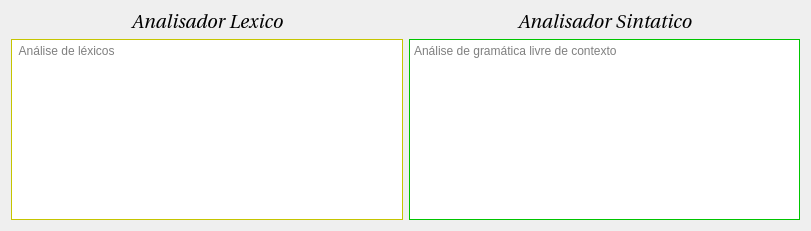
   <widget class="QWidget" name="horizontalLayoutWidget_2">
    <property name="geometry">
     <rect>
      <x>20</x>
      <y>310</y>
      <width>811</width>
      <height>231</height>
     </rect>
    </property>
    <layout class="QHBoxLayout" name="analisi">
     <item>
      <layout class="QVBoxLayout" name="lexema">
       <item>
        <widget class="QLabel" name="label_2">
         <property name="font">
          <font>
           <family>Utopia</family>
           <pointsize>14</pointsize>
           <italic>true</italic>
          </font>
         </property>
         <property name="locale">
          <locale language="Portuguese" country="Brazil"/>
         </property>
         <property name="text">
          <string>Analisador Lexico</string>
         </property>
         <property name="alignment">
          <set>Qt::AlignCenter</set>
         </property>
        </widget>
       </item>
       <item>
        <widget class="QTextEdit" name="tx_lexico">
         <property name="palette">
          <palette>
           <active>
            <colorrole role="WindowText">
             <brush brushstyle="SolidPattern">
              <color alpha="255">
               <red>0</red>
               <green>0</green>
               <blue>0</blue>
              </color>
             </brush>
            </colorrole>
            <colorrole role="Button">
             <brush brushstyle="SolidPattern">
              <color alpha="255">
               <red>255</red>
               <green>255</green>
               <blue>0</blue>
              </color>
             </brush>
            </colorrole>
            <colorrole role="Light">
             <brush brushstyle="SolidPattern">
              <color alpha="255">
               <red>255</red>
               <green>255</green>
               <blue>127</blue>
              </color>
             </brush>
            </colorrole>
            <colorrole role="Midlight">
             <brush brushstyle="SolidPattern">
              <color alpha="255">
               <red>255</red>
               <green>255</green>
               <blue>63</blue>
              </color>
             </brush>
            </colorrole>
            <colorrole role="Dark">
             <brush brushstyle="SolidPattern">
              <color alpha="255">
               <red>127</red>
               <green>127</green>
               <blue>0</blue>
              </color>
             </brush>
            </colorrole>
            <colorrole role="Mid">
             <brush brushstyle="SolidPattern">
              <color alpha="255">
               <red>170</red>
               <green>170</green>
               <blue>0</blue>
              </color>
             </brush>
            </colorrole>
            <colorrole role="Text">
             <brush brushstyle="SolidPattern">
              <color alpha="255">
               <red>0</red>
               <green>0</green>
               <blue>0</blue>
              </color>
             </brush>
            </colorrole>
            <colorrole role="BrightText">
             <brush brushstyle="SolidPattern">
              <color alpha="255">
               <red>255</red>
               <green>255</green>
               <blue>255</blue>
              </color>
             </brush>
            </colorrole>
            <colorrole role="ButtonText">
             <brush brushstyle="SolidPattern">
              <color alpha="255">
               <red>0</red>
               <green>0</green>
               <blue>0</blue>
              </color>
             </brush>
            </colorrole>
            <colorrole role="Base">
             <brush brushstyle="SolidPattern">
              <color alpha="255">
               <red>255</red>
               <green>255</green>
               <blue>255</blue>
              </color>
             </brush>
            </colorrole>
            <colorrole role="Window">
             <brush brushstyle="SolidPattern">
              <color alpha="255">
               <red>255</red>
               <green>255</green>
               <blue>0</blue>
              </color>
             </brush>
            </colorrole>
            <colorrole role="Shadow">
             <brush brushstyle="SolidPattern">
              <color alpha="255">
               <red>0</red>
               <green>0</green>
               <blue>0</blue>
              </color>
             </brush>
            </colorrole>
            <colorrole role="AlternateBase">
             <brush brushstyle="SolidPattern">
              <color alpha="255">
               <red>255</red>
               <green>255</green>
               <blue>127</blue>
              </color>
             </brush>
            </colorrole>
            <colorrole role="ToolTipBase">
             <brush brushstyle="SolidPattern">
              <color alpha="255">
               <red>255</red>
               <green>255</green>
               <blue>220</blue>
              </color>
             </brush>
            </colorrole>
            <colorrole role="ToolTipText">
             <brush brushstyle="SolidPattern">
              <color alpha="255">
               <red>0</red>
               <green>0</green>
               <blue>0</blue>
              </color>
             </brush>
            </colorrole>
            <colorrole role="PlaceholderText">
             <brush brushstyle="NoBrush">
              <color alpha="128">
               <red>0</red>
               <green>0</green>
               <blue>0</blue>
              </color>
             </brush>
            </colorrole>
           </active>
           <inactive>
            <colorrole role="WindowText">
             <brush brushstyle="SolidPattern">
              <color alpha="255">
               <red>0</red>
               <green>0</green>
               <blue>0</blue>
              </color>
             </brush>
            </colorrole>
            <colorrole role="Button">
             <brush brushstyle="SolidPattern">
              <color alpha="255">
               <red>255</red>
               <green>255</green>
               <blue>0</blue>
              </color>
             </brush>
            </colorrole>
            <colorrole role="Light">
             <brush brushstyle="SolidPattern">
              <color alpha="255">
               <red>255</red>
               <green>255</green>
               <blue>127</blue>
              </color>
             </brush>
            </colorrole>
            <colorrole role="Midlight">
             <brush brushstyle="SolidPattern">
              <color alpha="255">
               <red>255</red>
               <green>255</green>
               <blue>63</blue>
              </color>
             </brush>
            </colorrole>
            <colorrole role="Dark">
             <brush brushstyle="SolidPattern">
              <color alpha="255">
               <red>127</red>
               <green>127</green>
               <blue>0</blue>
              </color>
             </brush>
            </colorrole>
            <colorrole role="Mid">
             <brush brushstyle="SolidPattern">
              <color alpha="255">
               <red>170</red>
               <green>170</green>
               <blue>0</blue>
              </color>
             </brush>
            </colorrole>
            <colorrole role="Text">
             <brush brushstyle="SolidPattern">
              <color alpha="255">
               <red>0</red>
               <green>0</green>
               <blue>0</blue>
              </color>
             </brush>
            </colorrole>
            <colorrole role="BrightText">
             <brush brushstyle="SolidPattern">
              <color alpha="255">
               <red>255</red>
               <green>255</green>
               <blue>255</blue>
              </color>
             </brush>
            </colorrole>
            <colorrole role="ButtonText">
             <brush brushstyle="SolidPattern">
              <color alpha="255">
               <red>0</red>
               <green>0</green>
               <blue>0</blue>
              </color>
             </brush>
            </colorrole>
            <colorrole role="Base">
             <brush brushstyle="SolidPattern">
              <color alpha="255">
               <red>255</red>
               <green>255</green>
               <blue>255</blue>
              </color>
             </brush>
            </colorrole>
            <colorrole role="Window">
             <brush brushstyle="SolidPattern">
              <color alpha="255">
               <red>255</red>
               <green>255</green>
               <blue>0</blue>
              </color>
             </brush>
            </colorrole>
            <colorrole role="Shadow">
             <brush brushstyle="SolidPattern">
              <color alpha="255">
               <red>0</red>
               <green>0</green>
               <blue>0</blue>
              </color>
             </brush>
            </colorrole>
            <colorrole role="AlternateBase">
             <brush brushstyle="SolidPattern">
              <color alpha="255">
               <red>255</red>
               <green>255</green>
               <blue>127</blue>
              </color>
             </brush>
            </colorrole>
            <colorrole role="ToolTipBase">
             <brush brushstyle="SolidPattern">
              <color alpha="255">
               <red>255</red>
               <green>255</green>
               <blue>220</blue>
              </color>
             </brush>
            </colorrole>
            <colorrole role="ToolTipText">
             <brush brushstyle="SolidPattern">
              <color alpha="255">
               <red>0</red>
               <green>0</green>
               <blue>0</blue>
              </color>
             </brush>
            </colorrole>
            <colorrole role="PlaceholderText">
             <brush brushstyle="NoBrush">
              <color alpha="128">
               <red>0</red>
               <green>0</green>
               <blue>0</blue>
              </color>
             </brush>
            </colorrole>
           </inactive>
           <disabled>
            <colorrole role="WindowText">
             <brush brushstyle="SolidPattern">
              <color alpha="255">
               <red>127</red>
               <green>127</green>
               <blue>0</blue>
              </color>
             </brush>
            </colorrole>
            <colorrole role="Button">
             <brush brushstyle="SolidPattern">
              <color alpha="255">
               <red>255</red>
               <green>255</green>
               <blue>0</blue>
              </color>
             </brush>
            </colorrole>
            <colorrole role="Light">
             <brush brushstyle="SolidPattern">
              <color alpha="255">
               <red>255</red>
               <green>255</green>
               <blue>127</blue>
              </color>
             </brush>
            </colorrole>
            <colorrole role="Midlight">
             <brush brushstyle="SolidPattern">
              <color alpha="255">
               <red>255</red>
               <green>255</green>
               <blue>63</blue>
              </color>
             </brush>
            </colorrole>
            <colorrole role="Dark">
             <brush brushstyle="SolidPattern">
              <color alpha="255">
               <red>127</red>
               <green>127</green>
               <blue>0</blue>
              </color>
             </brush>
            </colorrole>
            <colorrole role="Mid">
             <brush brushstyle="SolidPattern">
              <color alpha="255">
               <red>170</red>
               <green>170</green>
               <blue>0</blue>
              </color>
             </brush>
            </colorrole>
            <colorrole role="Text">
             <brush brushstyle="SolidPattern">
              <color alpha="255">
               <red>127</red>
               <green>127</green>
               <blue>0</blue>
              </color>
             </brush>
            </colorrole>
            <colorrole role="BrightText">
             <brush brushstyle="SolidPattern">
              <color alpha="255">
               <red>255</red>
               <green>255</green>
               <blue>255</blue>
              </color>
             </brush>
            </colorrole>
            <colorrole role="ButtonText">
             <brush brushstyle="SolidPattern">
              <color alpha="255">
               <red>127</red>
               <green>127</green>
               <blue>0</blue>
              </color>
             </brush>
            </colorrole>
            <colorrole role="Base">
             <brush brushstyle="SolidPattern">
              <color alpha="255">
               <red>255</red>
               <green>255</green>
               <blue>0</blue>
              </color>
             </brush>
            </colorrole>
            <colorrole role="Window">
             <brush brushstyle="SolidPattern">
              <color alpha="255">
               <red>255</red>
               <green>255</green>
               <blue>0</blue>
              </color>
             </brush>
            </colorrole>
            <colorrole role="Shadow">
             <brush brushstyle="SolidPattern">
              <color alpha="255">
               <red>0</red>
               <green>0</green>
               <blue>0</blue>
              </color>
             </brush>
            </colorrole>
            <colorrole role="AlternateBase">
             <brush brushstyle="SolidPattern">
              <color alpha="255">
               <red>255</red>
               <green>255</green>
               <blue>0</blue>
              </color>
             </brush>
            </colorrole>
            <colorrole role="ToolTipBase">
             <brush brushstyle="SolidPattern">
              <color alpha="255">
               <red>255</red>
               <green>255</green>
               <blue>220</blue>
              </color>
             </brush>
            </colorrole>
            <colorrole role="ToolTipText">
             <brush brushstyle="SolidPattern">
              <color alpha="255">
               <red>0</red>
               <green>0</green>
               <blue>0</blue>
              </color>
             </brush>
            </colorrole>
            <colorrole role="PlaceholderText">
             <brush brushstyle="NoBrush">
              <color alpha="128">
               <red>0</red>
               <green>0</green>
               <blue>0</blue>
              </color>
             </brush>
            </colorrole>
           </disabled>
          </palette>
         </property>
         <property name="html">
          <string>&lt;!DOCTYPE HTML PUBLIC &quot;-//W3C//DTD HTML 4.0//EN&quot; &quot;http://www.w3.org/TR/REC-html40/strict.dtd&quot;&gt;
&lt;html&gt;&lt;head&gt;&lt;meta name=&quot;qrichtext&quot; content=&quot;1&quot; /&gt;&lt;style type=&quot;text/css&quot;&gt;
p, li { white-space: pre-wrap; }
&lt;/style&gt;&lt;/head&gt;&lt;body style=&quot; font-family:'MS Shell Dlg 2'; font-size:7.8pt; font-weight:400; font-style:normal;&quot;&gt;
&lt;p style=&quot;-qt-paragraph-type:empty; margin-top:0px; margin-bottom:0px; margin-left:0px; margin-right:0px; -qt-block-indent:0; text-indent:0px; font-family:'Sans Serif'; font-size:9pt;&quot;&gt;&lt;br /&gt;&lt;/p&gt;&lt;/body&gt;&lt;/html&gt;</string>
         </property>
         <property name="placeholderText">
          <string> Análise de léxicos</string>
         </property>
        </widget>
       </item>
      </layout>
     </item>
     <item>
      <layout class="QVBoxLayout" name="gramatica">
       <item>
        <widget class="QLabel" name="label_3">
         <property name="font">
          <font>
           <family>Utopia</family>
           <pointsize>14</pointsize>
           <italic>true</italic>
          </font>
         </property>
         <property name="text">
          <string>Analisador Sintatico</string>
         </property>
         <property name="alignment">
          <set>Qt::AlignCenter</set>
         </property>
        </widget>
       </item>
       <item>
        <widget class="QTextEdit" name="tx_sintactico">
         <property name="palette">
          <palette>
           <active>
            <colorrole role="WindowText">
             <brush brushstyle="SolidPattern">
              <color alpha="255">
               <red>0</red>
               <green>0</green>
               <blue>0</blue>
              </color>
             </brush>
            </colorrole>
            <colorrole role="Button">
             <brush brushstyle="SolidPattern">
              <color alpha="255">
               <red>0</red>
               <green>255</green>
               <blue>0</blue>
              </color>
             </brush>
            </colorrole>
            <colorrole role="Light">
             <brush brushstyle="SolidPattern">
              <color alpha="255">
               <red>127</red>
               <green>255</green>
               <blue>127</blue>
              </color>
             </brush>
            </colorrole>
            <colorrole role="Midlight">
             <brush brushstyle="SolidPattern">
              <color alpha="255">
               <red>63</red>
               <green>255</green>
               <blue>63</blue>
              </color>
             </brush>
            </colorrole>
            <colorrole role="Dark">
             <brush brushstyle="SolidPattern">
              <color alpha="255">
               <red>0</red>
               <green>127</green>
               <blue>0</blue>
              </color>
             </brush>
            </colorrole>
            <colorrole role="Mid">
             <brush brushstyle="SolidPattern">
              <color alpha="255">
               <red>0</red>
               <green>170</green>
               <blue>0</blue>
              </color>
             </brush>
            </colorrole>
            <colorrole role="Text">
             <brush brushstyle="SolidPattern">
              <color alpha="255">
               <red>0</red>
               <green>0</green>
               <blue>0</blue>
              </color>
             </brush>
            </colorrole>
            <colorrole role="BrightText">
             <brush brushstyle="SolidPattern">
              <color alpha="255">
               <red>255</red>
               <green>255</green>
               <blue>255</blue>
              </color>
             </brush>
            </colorrole>
            <colorrole role="ButtonText">
             <brush brushstyle="SolidPattern">
              <color alpha="255">
               <red>0</red>
               <green>0</green>
               <blue>0</blue>
              </color>
             </brush>
            </colorrole>
            <colorrole role="Base">
             <brush brushstyle="SolidPattern">
              <color alpha="255">
               <red>255</red>
               <green>255</green>
               <blue>255</blue>
              </color>
             </brush>
            </colorrole>
            <colorrole role="Window">
             <brush brushstyle="SolidPattern">
              <color alpha="255">
               <red>0</red>
               <green>255</green>
               <blue>0</blue>
              </color>
             </brush>
            </colorrole>
            <colorrole role="Shadow">
             <brush brushstyle="SolidPattern">
              <color alpha="255">
               <red>0</red>
               <green>0</green>
               <blue>0</blue>
              </color>
             </brush>
            </colorrole>
            <colorrole role="AlternateBase">
             <brush brushstyle="SolidPattern">
              <color alpha="255">
               <red>127</red>
               <green>255</green>
               <blue>127</blue>
              </color>
             </brush>
            </colorrole>
            <colorrole role="ToolTipBase">
             <brush brushstyle="SolidPattern">
              <color alpha="255">
               <red>255</red>
               <green>255</green>
               <blue>220</blue>
              </color>
             </brush>
            </colorrole>
            <colorrole role="ToolTipText">
             <brush brushstyle="SolidPattern">
              <color alpha="255">
               <red>0</red>
               <green>0</green>
               <blue>0</blue>
              </color>
             </brush>
            </colorrole>
            <colorrole role="PlaceholderText">
             <brush brushstyle="NoBrush">
              <color alpha="128">
               <red>0</red>
               <green>0</green>
               <blue>0</blue>
              </color>
             </brush>
            </colorrole>
           </active>
           <inactive>
            <colorrole role="WindowText">
             <brush brushstyle="SolidPattern">
              <color alpha="255">
               <red>0</red>
               <green>0</green>
               <blue>0</blue>
              </color>
             </brush>
            </colorrole>
            <colorrole role="Button">
             <brush brushstyle="SolidPattern">
              <color alpha="255">
               <red>0</red>
               <green>255</green>
               <blue>0</blue>
              </color>
             </brush>
            </colorrole>
            <colorrole role="Light">
             <brush brushstyle="SolidPattern">
              <color alpha="255">
               <red>127</red>
               <green>255</green>
               <blue>127</blue>
              </color>
             </brush>
            </colorrole>
            <colorrole role="Midlight">
             <brush brushstyle="SolidPattern">
              <color alpha="255">
               <red>63</red>
               <green>255</green>
               <blue>63</blue>
              </color>
             </brush>
            </colorrole>
            <colorrole role="Dark">
             <brush brushstyle="SolidPattern">
              <color alpha="255">
               <red>0</red>
               <green>127</green>
               <blue>0</blue>
              </color>
             </brush>
            </colorrole>
            <colorrole role="Mid">
             <brush brushstyle="SolidPattern">
              <color alpha="255">
               <red>0</red>
               <green>170</green>
               <blue>0</blue>
              </color>
             </brush>
            </colorrole>
            <colorrole role="Text">
             <brush brushstyle="SolidPattern">
              <color alpha="255">
               <red>0</red>
               <green>0</green>
               <blue>0</blue>
              </color>
             </brush>
            </colorrole>
            <colorrole role="BrightText">
             <brush brushstyle="SolidPattern">
              <color alpha="255">
               <red>255</red>
               <green>255</green>
               <blue>255</blue>
              </color>
             </brush>
            </colorrole>
            <colorrole role="ButtonText">
             <brush brushstyle="SolidPattern">
              <color alpha="255">
               <red>0</red>
               <green>0</green>
               <blue>0</blue>
              </color>
             </brush>
            </colorrole>
            <colorrole role="Base">
             <brush brushstyle="SolidPattern">
              <color alpha="255">
               <red>255</red>
               <green>255</green>
               <blue>255</blue>
              </color>
             </brush>
            </colorrole>
            <colorrole role="Window">
             <brush brushstyle="SolidPattern">
              <color alpha="255">
               <red>0</red>
               <green>255</green>
               <blue>0</blue>
              </color>
             </brush>
            </colorrole>
            <colorrole role="Shadow">
             <brush brushstyle="SolidPattern">
              <color alpha="255">
               <red>0</red>
               <green>0</green>
               <blue>0</blue>
              </color>
             </brush>
            </colorrole>
            <colorrole role="AlternateBase">
             <brush brushstyle="SolidPattern">
              <color alpha="255">
               <red>127</red>
               <green>255</green>
               <blue>127</blue>
              </color>
             </brush>
            </colorrole>
            <colorrole role="ToolTipBase">
             <brush brushstyle="SolidPattern">
              <color alpha="255">
               <red>255</red>
               <green>255</green>
               <blue>220</blue>
              </color>
             </brush>
            </colorrole>
            <colorrole role="ToolTipText">
             <brush brushstyle="SolidPattern">
              <color alpha="255">
               <red>0</red>
               <green>0</green>
               <blue>0</blue>
              </color>
             </brush>
            </colorrole>
            <colorrole role="PlaceholderText">
             <brush brushstyle="NoBrush">
              <color alpha="128">
               <red>0</red>
               <green>0</green>
               <blue>0</blue>
              </color>
             </brush>
            </colorrole>
           </inactive>
           <disabled>
            <colorrole role="WindowText">
             <brush brushstyle="SolidPattern">
              <color alpha="255">
               <red>0</red>
               <green>127</green>
               <blue>0</blue>
              </color>
             </brush>
            </colorrole>
            <colorrole role="Button">
             <brush brushstyle="SolidPattern">
              <color alpha="255">
               <red>0</red>
               <green>255</green>
               <blue>0</blue>
              </color>
             </brush>
            </colorrole>
            <colorrole role="Light">
             <brush brushstyle="SolidPattern">
              <color alpha="255">
               <red>127</red>
               <green>255</green>
               <blue>127</blue>
              </color>
             </brush>
            </colorrole>
            <colorrole role="Midlight">
             <brush brushstyle="SolidPattern">
              <color alpha="255">
               <red>63</red>
               <green>255</green>
               <blue>63</blue>
              </color>
             </brush>
            </colorrole>
            <colorrole role="Dark">
             <brush brushstyle="SolidPattern">
              <color alpha="255">
               <red>0</red>
               <green>127</green>
               <blue>0</blue>
              </color>
             </brush>
            </colorrole>
            <colorrole role="Mid">
             <brush brushstyle="SolidPattern">
              <color alpha="255">
               <red>0</red>
               <green>170</green>
               <blue>0</blue>
              </color>
             </brush>
            </colorrole>
            <colorrole role="Text">
             <brush brushstyle="SolidPattern">
              <color alpha="255">
               <red>0</red>
               <green>127</green>
               <blue>0</blue>
              </color>
             </brush>
            </colorrole>
            <colorrole role="BrightText">
             <brush brushstyle="SolidPattern">
              <color alpha="255">
               <red>255</red>
               <green>255</green>
               <blue>255</blue>
              </color>
             </brush>
            </colorrole>
            <colorrole role="ButtonText">
             <brush brushstyle="SolidPattern">
              <color alpha="255">
               <red>0</red>
               <green>127</green>
               <blue>0</blue>
              </color>
             </brush>
            </colorrole>
            <colorrole role="Base">
             <brush brushstyle="SolidPattern">
              <color alpha="255">
               <red>0</red>
               <green>255</green>
               <blue>0</blue>
              </color>
             </brush>
            </colorrole>
            <colorrole role="Window">
             <brush brushstyle="SolidPattern">
              <color alpha="255">
               <red>0</red>
               <green>255</green>
               <blue>0</blue>
              </color>
             </brush>
            </colorrole>
            <colorrole role="Shadow">
             <brush brushstyle="SolidPattern">
              <color alpha="255">
               <red>0</red>
               <green>0</green>
               <blue>0</blue>
              </color>
             </brush>
            </colorrole>
            <colorrole role="AlternateBase">
             <brush brushstyle="SolidPattern">
              <color alpha="255">
               <red>0</red>
               <green>255</green>
               <blue>0</blue>
              </color>
             </brush>
            </colorrole>
            <colorrole role="ToolTipBase">
             <brush brushstyle="SolidPattern">
              <color alpha="255">
               <red>255</red>
               <green>255</green>
               <blue>220</blue>
              </color>
             </brush>
            </colorrole>
            <colorrole role="ToolTipText">
             <brush brushstyle="SolidPattern">
              <color alpha="255">
               <red>0</red>
               <green>0</green>
               <blue>0</blue>
              </color>
             </brush>
            </colorrole>
            <colorrole role="PlaceholderText">
             <brush brushstyle="NoBrush">
              <color alpha="128">
               <red>0</red>
               <green>0</green>
               <blue>0</blue>
              </color>
             </brush>
            </colorrole>
           </disabled>
          </palette>
         </property>
         <property name="placeholderText">
          <string>Análise de gramática livre de contexto</string>
         </property>
        </widget>
       </item>
      </layout>
     </item>
    </layout>
   </widget>
